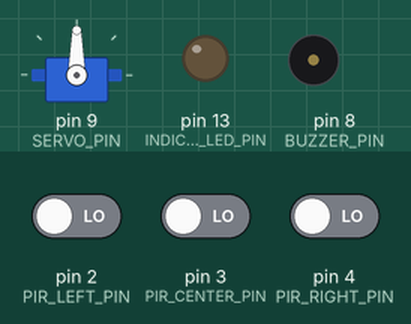
A sketch run on a simulated Arduino Uno, built with avr-gcc and run on an emulated ATmega328P. Shown: servo, output pins drawn as LEDs (lit = HIGH), buzzer (waves = sounding, pin HIGH). Inputs (shaded band) come from the test bench; at power-on: pin 2 (PIR_LEFT_PIN) LOW, pin 3 (PIR_CENTER_PIN) LOW, pin 4 (PIR_RIGHT_PIN) LOW.

Above: at 1.2 s.
1.3 s: pin 2 (PIR_LEFT_PIN) driven HIGH
At 3.0 s:
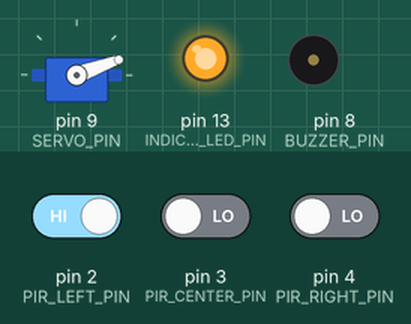
3.3 s: pin 2 (PIR_LEFT_PIN) driven LOW and pin 3 (PIR_CENTER_PIN) driven HIGH
6.3 s: pin 3 (PIR_CENTER_PIN) driven LOW
At 8.0 s:
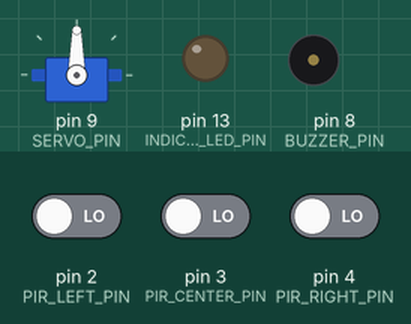
8.3 s: pin 4 (PIR_RIGHT_PIN) driven HIGH
At 9.7 s:
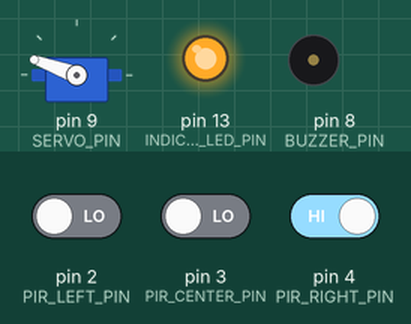
10.3 s: pin 3 (PIR_CENTER_PIN) driven HIGH and pin 4 (PIR_RIGHT_PIN) driven LOW
At 14.3 s:
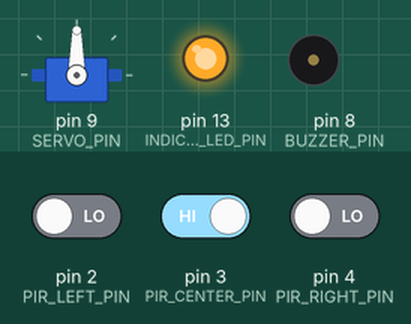
Timing chart, 0 to 15.8 s (numbered marks = the images above; inputs shaded):
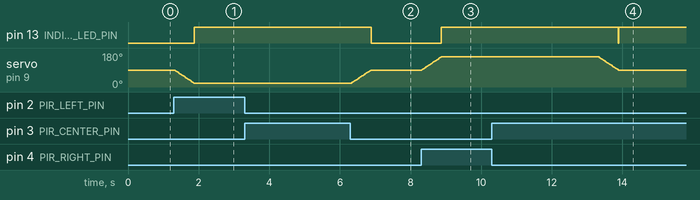

The sketch:

arduino_code.ino
```cpp
#include <Servo.h>

// ----- Pin configuration -----
// PIR inputs
const uint8_t PIR_LEFT_PIN   = 2;   // left sensor
const uint8_t PIR_CENTER_PIN = 3;   // center sensor
const uint8_t PIR_RIGHT_PIN  = 4;   // right sensor

// Outputs
const uint8_t INDICATOR_LED_PIN = 13; // indicator LED (on when idle or when active as you prefer)
const uint8_t BUZZER_PIN        = 8;  // optional buzzer (active HIGH) - set to 255 if unused

// Servo
const uint8_t SERVO_PIN = 9;
Servo lightServo;

// ----- Behaviour parameters -----
const int LEFT_ANGLE   = 20;   // servo angle for left sensor (tune for your mount)
const int CENTER_ANGLE = 90;   // center
const int RIGHT_ANGLE  = 160;  // right
const unsigned long HOLD_TIME_MS = 5000UL; // how long to hold at detected position
const unsigned long DEBOUNCE_MS  = 300UL;  // simple debounce between triggers
const uint8_t SMOOTH_STEP_DELAY = 8;       // ms between 1-degree servo steps when moving

// ----- State tracking -----
int currentAngle = CENTER_ANGLE;
unsigned long lastTriggerMillis = 0;
unsigned long lastMoveMillis = 0;
int lastDetectedZone = -1; // -1 none, 0 left, 1 center, 2 right

void setup() {
  // Inputs
  pinMode(PIR_LEFT_PIN, INPUT);
  pinMode(PIR_CENTER_PIN, INPUT);
  pinMode(PIR_RIGHT_PIN, INPUT);

  // Outputs
  pinMode(INDICATOR_LED_PIN, OUTPUT);
  pinMode(BUZZER_PIN, OUTPUT);
  digitalWrite(INDICATOR_LED_PIN, LOW);
  digitalWrite(BUZZER_PIN, LOW); // keep buzzer off by default

  // Attach servo and move to center
  lightServo.attach(SERVO_PIN);
  moveServoSmooth(currentAngle, CENTER_ANGLE);
  currentAngle = CENTER_ANGLE;
}

void loop() {
  // Read PIRs
  bool left  = digitalRead(PIR_LEFT_PIN) == HIGH;
  bool center= digitalRead(PIR_CENTER_PIN) == HIGH;
  bool right = digitalRead(PIR_RIGHT_PIN) == HIGH;

  unsigned long now = millis();

  int detectedZone = -1;
  if (left) detectedZone = 0;
  else if (center) detectedZone = 1;
  else if (right) detectedZone = 2;

  if (detectedZone != -1) {
    // Debounce: avoid reacting to sensor chatter too fast
    if ((now - lastTriggerMillis) > DEBOUNCE_MS) {
      lastTriggerMillis = now;

      // If a new zone detected or was previously idle, move servo and start hold timer
      if (detectedZone != lastDetectedZone) {
        lastDetectedZone = detectedZone;
        unsigned long holdStart = now;
        int targetAngle = angleForZone(detectedZone);

        // Move servo smoothly to target angle
        moveServoSmooth(currentAngle, targetAngle);
        currentAngle = targetAngle;
        lastMoveMillis = now;

        // Indicate active
        digitalWrite(INDICATOR_LED_PIN, HIGH);
        // Optional: beep
        // beep(1, 80);

        // Wait for HOLD_TIME_MS while still reading sensors (non-blocking)
        while (millis() - holdStart < HOLD_TIME_MS) {
          // You could implement tracking logic here to re-target if a different PIR triggers while holding
          delay(10); // short sleep to yield; keep small so it's responsive
        }

        // After hold time, return to center
        moveServoSmooth(currentAngle, CENTER_ANGLE);
        currentAngle = CENTER_ANGLE;
        lastDetectedZone = -1;
        digitalWrite(INDICATOR_LED_PIN, LOW);
      }
    }
  }

  // small non-blocking idle delay to avoid busy-loop
  delay(20);
}

// Returns servo angle for a zone index
int angleForZone(int zone) {
  switch(zone) {
    case 0: return LEFT_ANGLE;
    case 1: return CENTER_ANGLE;
    case 2: return RIGHT_ANGLE;
    default: return CENTER_ANGLE;
  }
}

// Smoothly move servo from fromAngle to toAngle in single-degree steps
void moveServoSmooth(int fromAngle, int toAngle) {
  if (fromAngle == toAngle) return;
  if (fromAngle < toAngle) {
    for (int a = fromAngle; a <= toAngle; ++a) {
      lightServo.write(a);
      delay(SMOOTH_STEP_DELAY);
    }
  } else {
    for (int a = fromAngle; a >= toAngle; --a) {
      lightServo.write(a);
      delay(SMOOTH_STEP_DELAY);
    }
  }
}

// Simple beep helper (optional)
void beep(uint8_t times, uint16_t msOn) {
  for (uint8_t i=0; i<times; ++i) {
    digitalWrite(BUZZER_PIN, HIGH);
    delay(msOn);
    digitalWrite(BUZZER_PIN, LOW);
    delay(msOn);
  }
}
```

native_AVR.c
```cpp
/*
  Motion Sensing Light - AVR (Atmega328P)
  - 3 PIR sensors on PD2, PD3, PD4
  - Servo on OC1A (PB1 -> Arduino D9)
  - Green LED PD5 = Ready (idle)
  - Red LED   PD7 = Active (motion detected)
  Timer1 configured: Fast PWM, TOP = ICR1 -> 50 Hz PWM (20 ms)
  Pulse width for servo: ~1.0 ms (min) .. ~2.0 ms (max)
*/

#define F_CPU 16000000UL
#include <avr/io.h>
#include <util/delay.h>
#include <stdbool.h>

/// Pin mapping (ATmega328P)
#define PIR_LEFT_PIN    PD2
#define PIR_CENTER_PIN  PD3
#define PIR_RIGHT_PIN   PD4

#define LED_GREEN_PIN   PD5
#define LED_RED_PIN     PD7

#define SERVO_DDR_BIT   PB1   // OC1A -> Arduino D9 (PB1)
#define SERVO_OC_REG    OCR1A

// Timing / PWM parameters (tune if necessary)
#define PRESCALER 8UL
// For 50Hz: TOP = F_CPU/(prescaler * 50) - 1 = 39999 for prescaler 8
#define TIMER1_TOP 39999UL

// Servo pulse widths in timer ticks (1ms..2ms => counts = ms * F_CPU / prescaler / 1000)
#define US_TO_COUNTS(us) ((uint16_t)((F_CPU / (PRESCALER * 1000UL)) * (us)))
#define SERVO_MIN_US 1000 // 1.0 ms
#define SERVO_CENTER_US 1500 // 1.5 ms
#define SERVO_MAX_US 2000 // 2.0 ms

// Convert to OCR counts
const uint16_t SERVO_MIN_COUNTS = (uint16_t)US_TO_COUNTS(SERVO_MIN_US);      // ~2000
const uint16_t SERVO_CENTER_COUNTS = (uint16_t)US_TO_COUNTS(SERVO_CENTER_US);// ~3000
const uint16_t SERVO_MAX_COUNTS = (uint16_t)US_TO_COUNTS(SERVO_MAX_US);      // ~4000

// How long to hold at detected position (ms)
#define HOLD_TIME_MS 5000UL

int main(void) {
  // --- Configure I/O ---
  // Set PIR pins as input (clear DDRD bits)
  DDRD &= ~(1 << PIR_LEFT_PIN);
  DDRD &= ~(1 << PIR_CENTER_PIN);
  DDRD &= ~(1 << PIR_RIGHT_PIN);

  // Note: AVR has internal pull-ups only. If PIR output requires pull-down,
  // use external resistor. If you want to enable pull-ups (active-low PIR),
  // use: PORTD |= (1<<PIR_LEFT_PIN); and invert logic later.

  // LEDs -> outputs
  DDRD |= (1 << LED_GREEN_PIN);
  DDRD |= (1 << LED_RED_PIN);

  // Servo pin PB1 (OC1A) -> output
  DDRB |= (1 << SERVO_DDR_BIT);

  // Set initial LED state: green ON (ready), red OFF
  PORTD |= (1 << LED_GREEN_PIN);
  PORTD &= ~(1 << LED_RED_PIN);

  // --- Configure Timer1: Fast PWM, TOP = ICR1, non-inverting OC1A ---
  // WGM13:WGM10 = 14 (Fast PWM with ICR1 as TOP): WGM13=1, WGM12=1, WGM11=1, WGM10=0
  // COM1A1:0 = 2 (non-inverting) -> OC1A clears on compare, sets at TOP
  ICR1 = (uint16_t)TIMER1_TOP;       // top for 50Hz
  OCR1A = SERVO_CENTER_COUNTS;       // default center position

  TCCR1A = (1 << COM1A1) | (1 << WGM11); // COM1A1=1 (non-inverting), WGM11=1
  TCCR1B = (1 << WGM13) | (1 << WGM12) | (1 << CS11); // WGM13=1 WGM12=1, prescaler = clk/8 (CS11)

  // small startup delay
  _delay_ms(200);

  // --- Main loop ---
  while (1) {
    // Read PIR inputs
    bool left_detect  = (PIND & (1 << PIR_LEFT_PIN)) != 0;
    bool center_detect= (PIND & (1 << PIR_CENTER_PIN)) != 0;
    bool right_detect = (PIND & (1 << PIR_RIGHT_PIN)) != 0;

    if (left_detect) {
      // Left PIR triggered -> move servo left and indicate active
      OCR1A = SERVO_MIN_COUNTS; // tune to actual angle
      PORTD &= ~(1 << LED_GREEN_PIN);  // green off
      PORTD |=  (1 << LED_RED_PIN);    // red on
      // Hold for defined time while continuing to sample (simple blocking hold)
      // If you need fully non-blocking, implement millis-style timer.
      uint32_t start = 0;
      // blocking delay in chunks to remain somewhat responsive:
      uint32_t elapsed = 0;
      while (elapsed < HOLD_TIME_MS) {
        _delay_ms(50);
        // Could re-check sensors here to switch target if required
        elapsed += 50;
      }
    }
    else if (center_detect) {
      OCR1A = SERVO_CENTER_COUNTS;
      PORTD &= ~(1 << LED_GREEN_PIN);
      PORTD |=  (1 << LED_RED_PIN);
      uint32_t elapsed = 0;
      while (elapsed < HOLD_TIME_MS) {
        _delay_ms(50);
        elapsed += 50;
      }
    }
    else if (right_detect) {
      OCR1A = SERVO_MAX_COUNTS;
      PORTD &= ~(1 << LED_GREEN_PIN);
      PORTD |=  (1 << LED_RED_PIN);
      uint32_t elapsed = 0;
      while (elapsed < HOLD_TIME_MS) {
        _delay_ms(50);
        elapsed += 50;
      }
    }
    else {
      // No motion: return servo to center and set ready LED
      OCR1A = SERVO_CENTER_COUNTS;
      PORTD |=  (1 << LED_GREEN_PIN);
      PORTD &= ~(1 << LED_RED_PIN);
      // short sleep to avoid busy looping
      _delay_ms(50);
    }
  }

  return 0;
}
```

Measured:
- after the input at 1.3 s, pin 13 (INDICATOR_LED_PIN): LOW → HIGH after 0.57 s; servo on pin 9 (SERVO_PIN): moves from 90° to 20° over 0.56 s, starting at once
- after the input at 3.3 s, every drawn part: stays the same
- after the input at 6.3 s, pin 13 (INDICATOR_LED_PIN): goes on until 6.9 s, then stays LOW
- after the input at 8.3 s, pin 13 (INDICATOR_LED_PIN): LOW → HIGH after 0.58 s; servo on pin 9 (SERVO_PIN): moves from 90° to 160° over 0.56 s, starting at once
- after the input at 10.3 s, servo on pin 9 (SERVO_PIN): goes on until 13.9 s, then stays 90°
